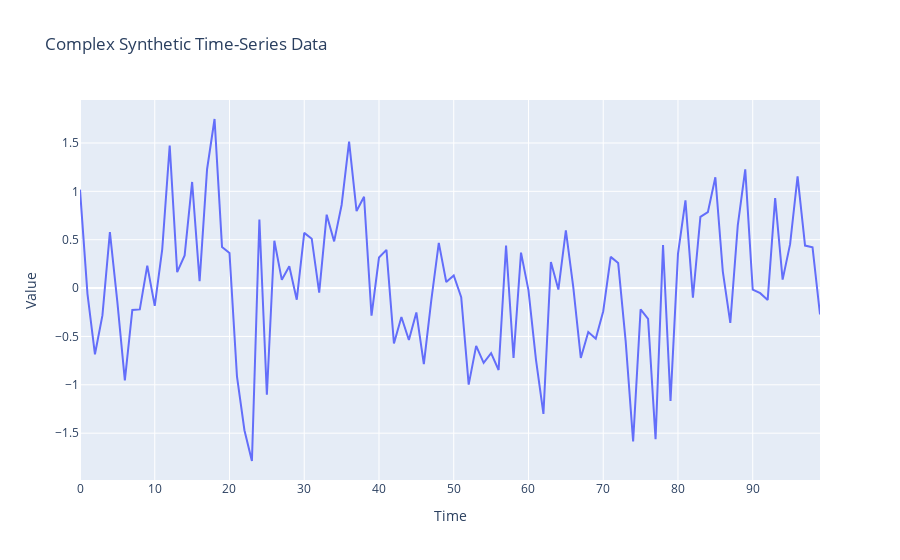

The notebook cell this image was saved under:
### Markdown cell above
Let's plot our synthetic time-series dataset. You can zoom in ot zoom out over plot.

### Code cell
import plotly.graph_objects as go
import numpy as np

# Parameters for synthetic data
data_size = 100
timesteps = 10

def generate_complex_data(size, noise_factor=0.5):
    time = np.linspace(0, 10 * np.pi, size)
    # Combine several sine waves with increasing frequencies
    data = np.sin(time) * np.cos(time * 0.5) * np.sin(time * 0.3)
    data += np.cos(time * 3) * np.sin(time * 2) / 3
    data += np.sin(time * 5) * np.cos(time * 7) / 5
    data += noise_factor * np.random.randn(size)  # Additive noise
    return data

complex_data = generate_complex_data(data_size)

# Plot using Plotly
fig = go.Figure(data=go.Scatter(x=np.arange(len(complex_data)), y=complex_data, mode='lines'))
fig.update_layout(title='Complex Synthetic Time-Series Data', xaxis_title='Time', yaxis_title='Value')
fig.show()

### Figure 1 — Plotly figure (JSON) as saved in the notebook; plotly's stock layout.template omitted (floating-point values rounded to 4 significant figures)
{"data": [{"mode": "lines", "type": "scatter", "x": [0, 1, 2, 3, 4, 5, 6, 7, 8, 9, 10, 11, 12, 13, 14, 15, 16, 17, 18, 19, 20, 21, 22, 23, 24, 25, 26, 27, 28, 29, 30, 31, 32, 33, 34, 35, 36, 37, 38, 39, 40, 41, 42, 43, 44, 45, 46, 47, 48, 49, 50, 51, 52, 53, 54, 55, 56, 57, 58, 59, 60, 61, 62, 63, 64, 65, 66, 67, 68, 69, 70, 71, 72, 73, 74, 75, 76, 77, 78, 79, 80, 81, 82, 83, 84, 85, 86, 87, 88, 89, 90, 91, 92, 93, 94, 95, 96, 97, 98, 99], "y": [1.018, -0.05923, -0.6844, -0.2825, 0.5787, -0.1456, -0.9536, -0.2267, -0.2205, 0.2327, -0.1844, 0.4001, 1.474, 0.1652, 0.3381, 1.097, 0.0723, 1.229, 1.748, 0.4255, 0.3631, -0.912, -1.469, -1.788, 0.7081, -1.103, 0.4894, 0.08536, 0.2254, -0.1204, 0.5703, 0.5102, -0.04798, 0.7588, 0.4824, 0.8591, 1.515, 0.7965, 0.944, -0.2846, 0.3158, 0.3948, -0.5719, -0.2985, -0.5364, -0.2521, -0.7855, -0.1256, 0.4678, 0.06278, 0.13, -0.09393, -0.9976, -0.5978, -0.7733, -0.6723, -0.8468, 0.4404, -0.723, 0.3663, -0.02327, -0.7396, -1.3, 0.2687, -0.01481, 0.5962, 0.005805, -0.7226, -0.454, -0.524, -0.2396, 0.3226, 0.2587, -0.5475, -1.586, -0.2201, -0.3193, -1.562, 0.4443, -1.167, 0.3536, 0.9072, -0.0992, 0.7353, 0.7842, 1.146, 0.1705, -0.3595, 0.6478, 1.227, -0.0155, -0.05282, -0.1221, 0.9307, 0.08778, 0.4543, 1.154, 0.4393, 0.4212, -0.2729]}], "layout": {"title": {"text": "Complex Synthetic Time-Series Data"}, "xaxis": {"title": {"text": "Time"}}, "yaxis": {"title": {"text": "Value"}}}}
